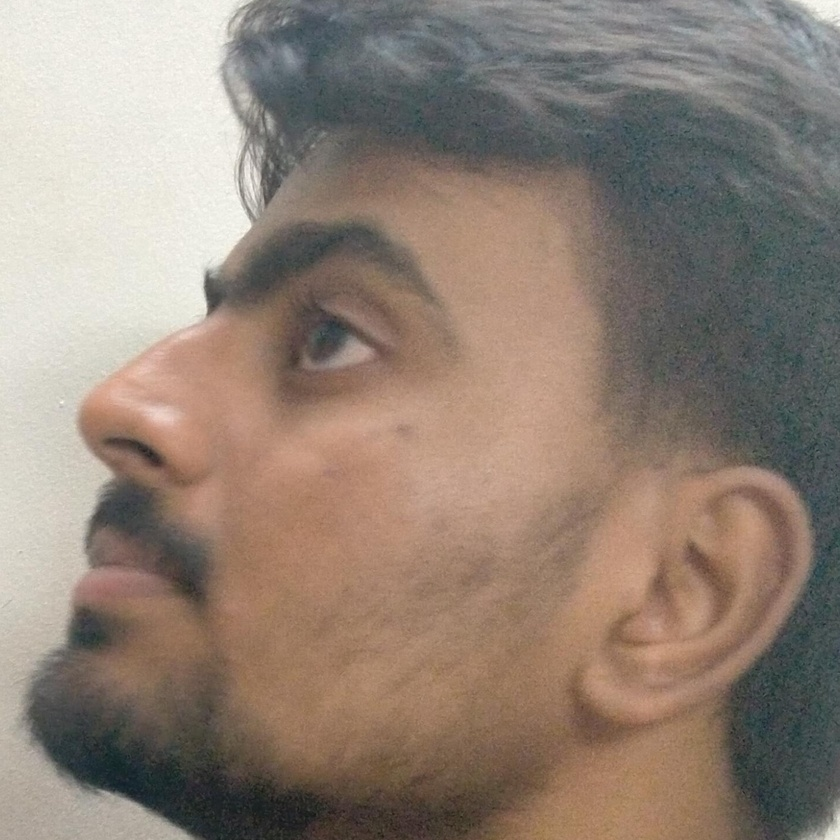
#> input picture preprocessing/4.jpg, 840 x 840 px, shrunk from 1438 x 1438 before the run
$ jupyter execute test.ipynb
#> lines starting #> are read from the running program, lines starting #| are printed output that depends on the picture; after the words box and inside, x2 and y2 are one past the last pixel; in counts of white or black regions, pixels touching at a corner belong together
[cell 1]
import numpy as np
import cv2

img = cv2.imread('./4.jpg', 0)
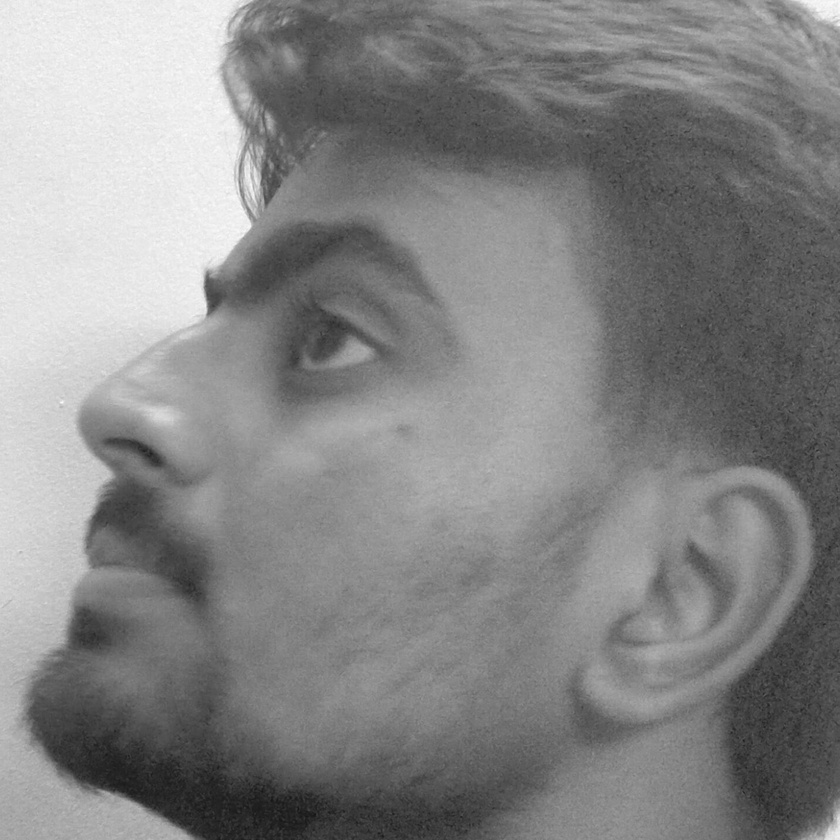
#> img: shape (840, 840); min 20, max 252, mean 133.4
# Remove salt and pepper noise using median filtering
median_filtered = cv2.medianBlur(img, 5)
cv2.imshow('noice removed', median_filtered)

[cell 2]
# Perform edge detection using Canny
canny = cv2.Canny(median_filtered, 100, 200)
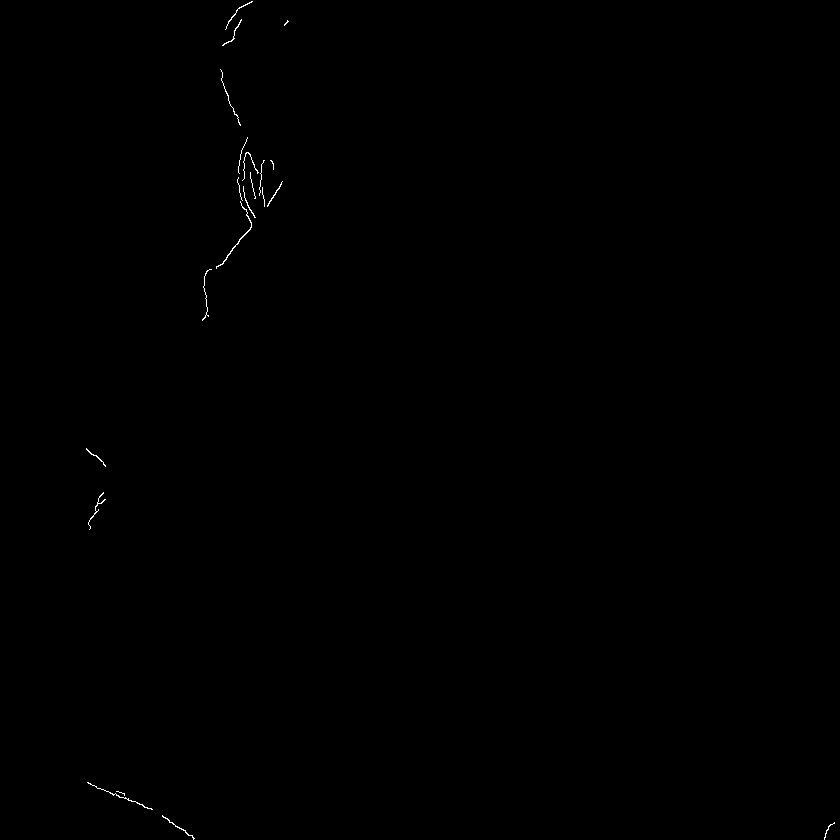
#> canny: shape (840, 840); 0.13% white in thin lines or dots, all inside (x1, y1, x2, y2) = (86, 1, 835, 840)
cv2.imshow('canny', canny)

[cell 3]
# Perform edge tracking by hysteresis
edges = cv2.dilate(canny, None)
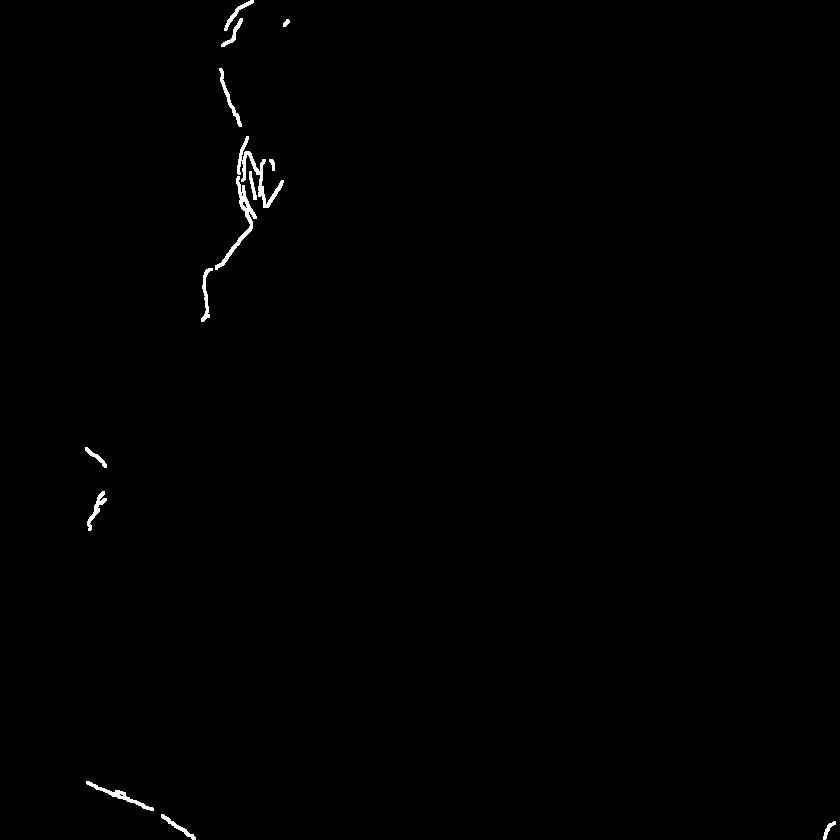
#> edges: shape (840, 840); 0.44% white; 14 white regions, largest, box (x1, y1, x2, y2) and area: (237, 136, 284, 208) 663, (215, 176, 257, 270) 570, (86, 781, 154, 811) 323
edges = cv2.erode(edges, None)
#> edges: shape (840, 840); 0.14% white in thin lines or dots, all inside (x1, y1, x2, y2) = (86, 0, 835, 840)
threshold_low = 50
threshold_high = 150
edges = cv2.threshold(edges, threshold_low, threshold_high, cv2.THRESH_BINARY)[1]

# Print the resulting image
cv2.imshow('Result', edges)
cv2.waitKey(0)
cv2.destroyAllWindows()

$ run again, with preprocessing/2.jpg copied over preprocessing/4.jpg
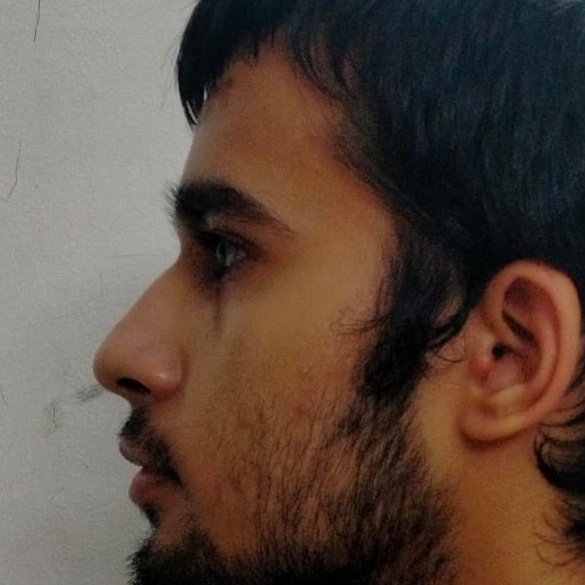
#> input picture preprocessing/2.jpg, 585 x 585 px
#> `canny = cv2.Canny(median_filtered, 100, 200)`:
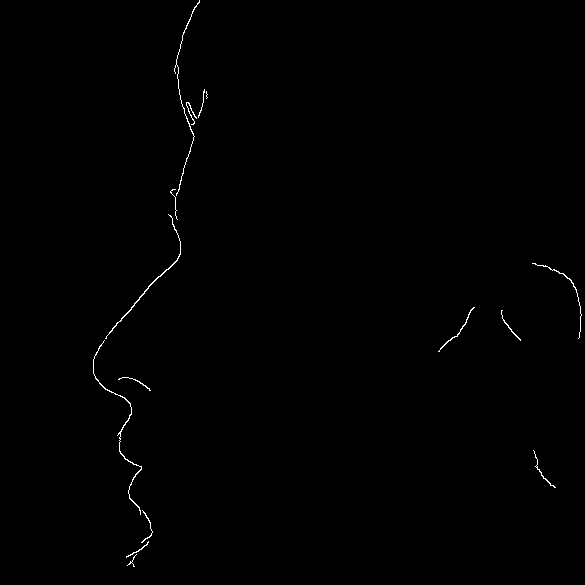
#> canny: shape (585, 585); 0.38% white in thin lines or dots, all inside (x1, y1, x2, y2) = (93, 0, 582, 567)
#> `edges = cv2.dilate(canny, None)`:
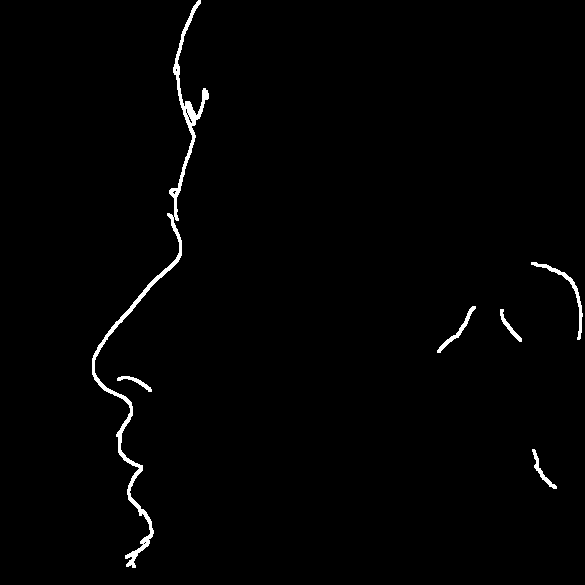
#> edges: shape (585, 585); 1.2% white; 6 white regions, box (x1, y1, x2, y2) and area: (92, 0, 209, 568) 3044, (531, 262, 583, 340) 384, (437, 306, 476, 353) 247, (532, 449, 557, 489) 191, (500, 309, 522, 342) 157, (117, 376, 152, 392) 147

$ run again, with preprocessing/6.jpg copied over preprocessing/4.jpg
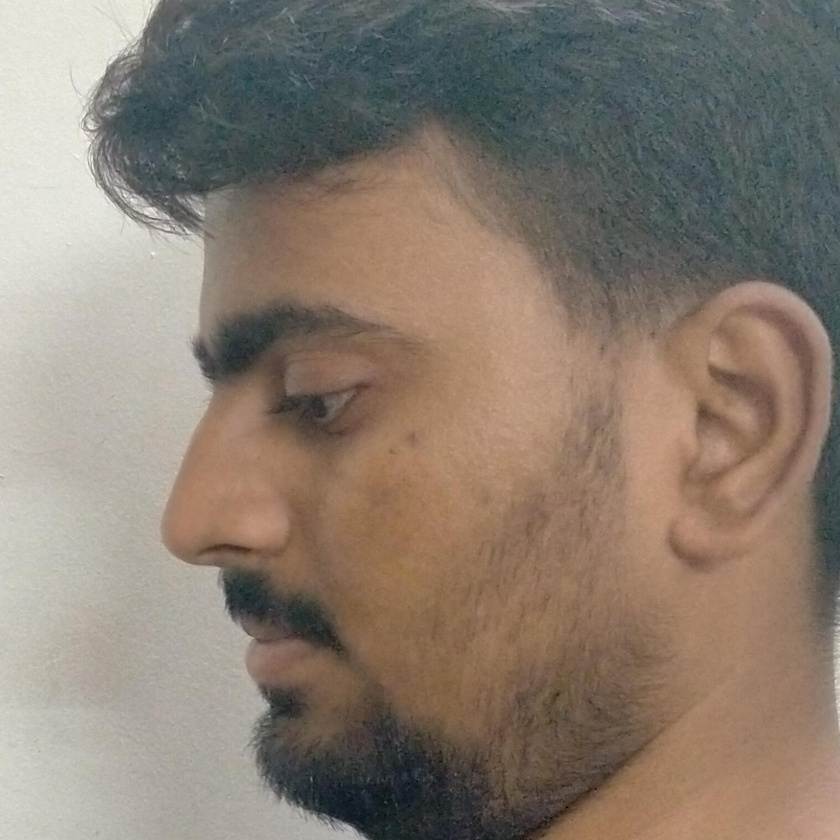
#> input picture preprocessing/6.jpg, 840 x 840 px, shrunk from 1517 x 1517 before the run
#> `canny = cv2.Canny(median_filtered, 100, 200)`:
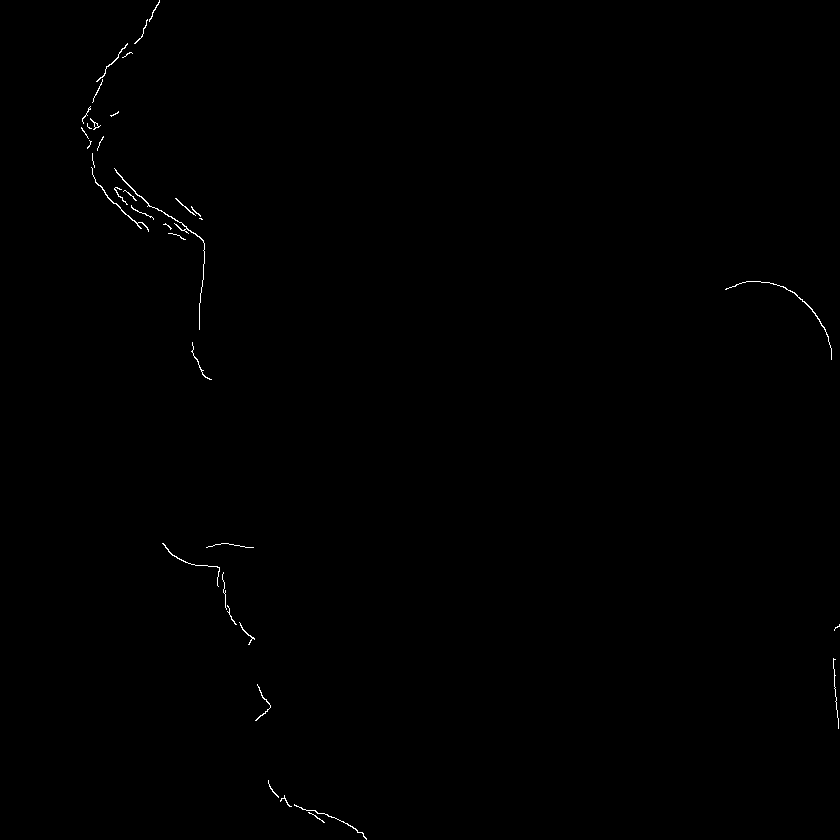
#> canny: shape (840, 840); 0.24% white in thin lines or dots
#> `edges = cv2.dilate(canny, None)`:
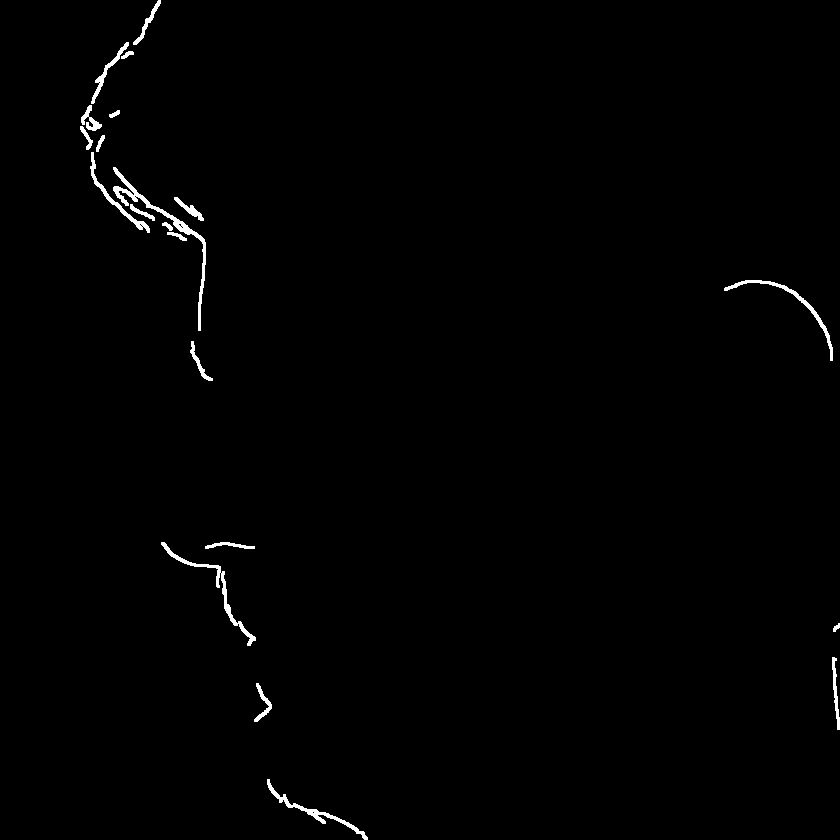
#> edges: shape (840, 840); 0.79% white; 21 white regions, largest, box (x1, y1, x2, y2) and area: (113, 167, 206, 331) 1043, (161, 542, 256, 646) 675, (267, 779, 368, 840) 571
